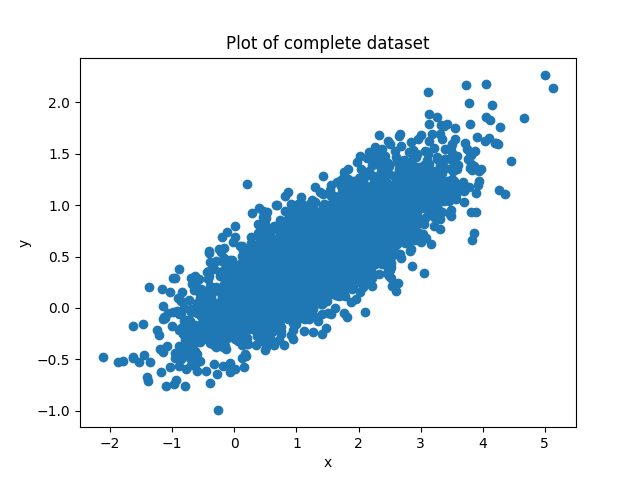

The script that saved this image:
import numpy as np
import matplotlib.pyplot as plt

def make_data(dims=2, npts=3000): 
    np.random.seed(13)
    mix_mat = np.random.randn(dims, dims) 
    mean = np.random.randn(dims)
    return np.dot( mix_mat, \
                  np.random.randn(dims, npts)) + mean[:, np.newaxis]

def main():
	data = make_data()
	plt.scatter(data[0], data[1])
	plt.xlabel("x")
	plt.ylabel("y")
	plt.title("Plot of complete dataset")
	plt.savefig("problem_4a.png")
	plt.show()

if __name__ == '__main__':
	main()